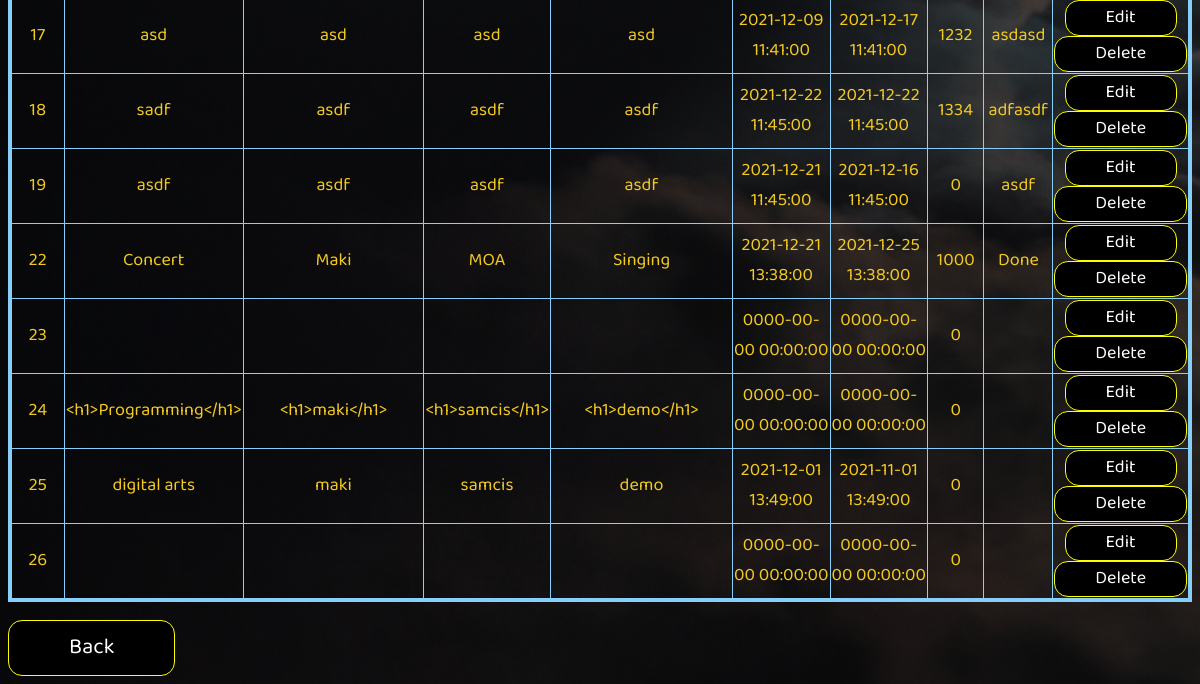
/admin/view_events.php (signed in, lower part), run on an earlier commit of the app's database.
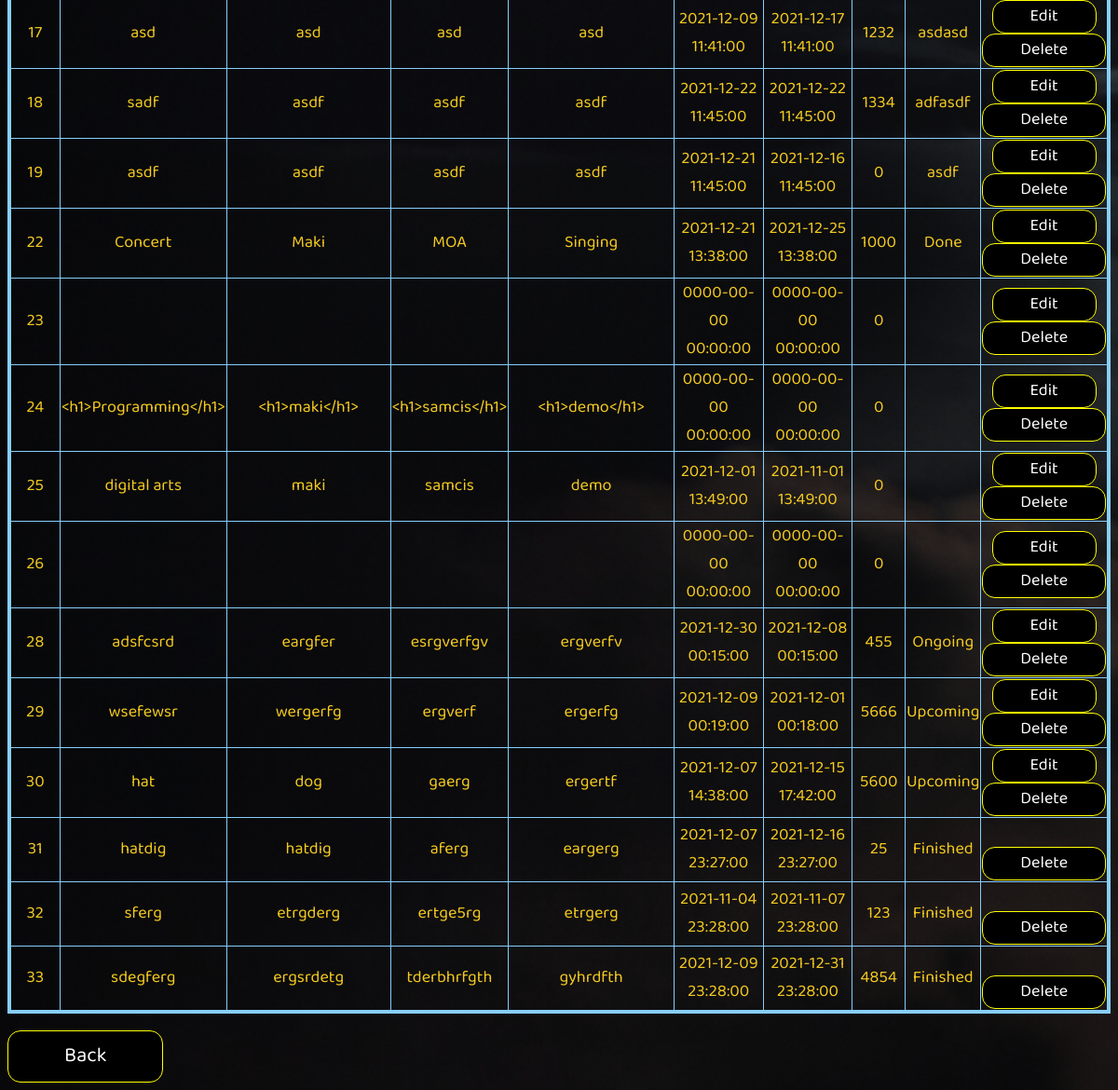
And on a later commit of the database.
### tables this page shows
CREATE TABLE `events` (
  `id` int(10) UNSIGNED NOT NULL,
  `title` varchar(256) NOT NULL,
  `performer` varchar(256) NOT NULL,
  `venue` varchar(256) NOT NULL,
  `description` varchar(256) NOT NULL,
  `date_start` datetime NOT NULL,
  `date_end` datetime NOT NULL,
  `ticket_price` double NOT NULL,
  `status` varchar(256) NOT NULL,
  `created_at` datetime DEFAULT current_timestamp()
);

### admin/view_events.php (the view, shortened to what this page needs)
<?php
try {
    require 'config.php';
    $sql = 'SELECT * from events';
    $stmt = $db->query($sql);
    $stmt->setFetchMode(PDO::FETCH_ASSOC);
} catch (PDOException $e) {
    die("Could not connect to the database $dbname :" . $e->getMessage());
}
?>
<!DOCTYPE html>
<html lang="en">
<head>
    <link rel="stylesheet" type="text/css" href="../styles/view_events.css">
</head>
<body>
    <div>
        <table>
            <tbody>
                <?php while ($row = $stmt->fetch()) : ?>
                    <tr>
                        <td width="2%"><?php echo htmlspecialchars($row['id']) ?></td>
                        <td width="10%"><?php echo htmlspecialchars($row['title']); ?></td>
                        <td width="20%"><?php echo htmlspecialchars($row['performer']); ?></td>
                        <td width="10%"><?php echo htmlspecialchars($row['venue']); ?></td>
                        <td width="20%"><?php echo htmlspecialchars($row['description']); ?></td>
                        <td width="10%"><?php echo htmlspecialchars($row['date_start']); ?></td>
                        <td width="10%"><?php echo htmlspecialchars($row['date_end']); ?></td>
                        <td width="4%"><?php echo htmlspecialchars($row['ticket_price']); ?></td>
                        <td width="4%"><?php echo htmlspecialchars($row['status']); ?></td>
                        <td>
                            <div class="button_actions">
                                <div style="display: inline-block;">
                                    <form action="edit_event.php" method="request">
                                        <?php if ($row['status'] != 'Finished') : ?>
                                        <input type="submit" name="edit" value="Edit">
                                        <?php endif ?>
                                    </form>
                                </div>
                                <div style="display: inline-block;">
                                    <form action="delete_event.php" method="post">
                                        <input type="submit" name="delete" value="Delete">
                                    </form>
                                </div>
                            </div>
                        </td>
                    </tr>
                <?php endwhile; ?>
            </tbody>
        </table>
    </div>
    <br>
    <div>
        <form action="admin.php">
            <input type="submit" name="back" value="Back" />
        </form>
    </div>
</body>
</html>

What changed in the data, as far as the page shows it:
added events: id "28", title "adsfcsrd", performer "eargfer", venue "esrgverfgv", description "ergverfv", date_start "2021-12-30 00:15:00", date_end "2021-12-08 00:15:00", ticket_price "455", status "Ongoing"
added events: id "29", title "wsefewsr", performer "wergerfg", venue "ergverf", description "ergerfg", date_start "2021-12-09 00:19:00", date_end "2021-12-01 00:18:00", ticket_price "5666", status "Upcoming"
added events: id "30", title "hat", performer "dog", venue "gaerg", description "ergertf", date_start "2021-12-07 14:38:00", date_end "2021-12-15 17:42:00", ticket_price "5600", status "Upcoming"
added events: id "31", title "hatdig", performer "hatdig", venue "aferg", description "eargerg", date_start "2021-12-07 23:27:00", date_end "2021-12-16 23:27:00", ticket_price "25", status "Finished"
added events: id "32", title "sferg", performer "etrgderg", venue "ertge5rg", description "etrgerg", date_start "2021-11-04 23:28:00", date_end "2021-11-07 23:28:00", ticket_price "123", status "Finished"
added events: id "33", title "sdegferg", performer "ergsrdetg", venue "tderbhrfgth", description "gyhrdfth", date_start "2021-12-09 23:28:00", date_end "2021-12-31 23:28:00", ticket_price "4854", status "Finished"
